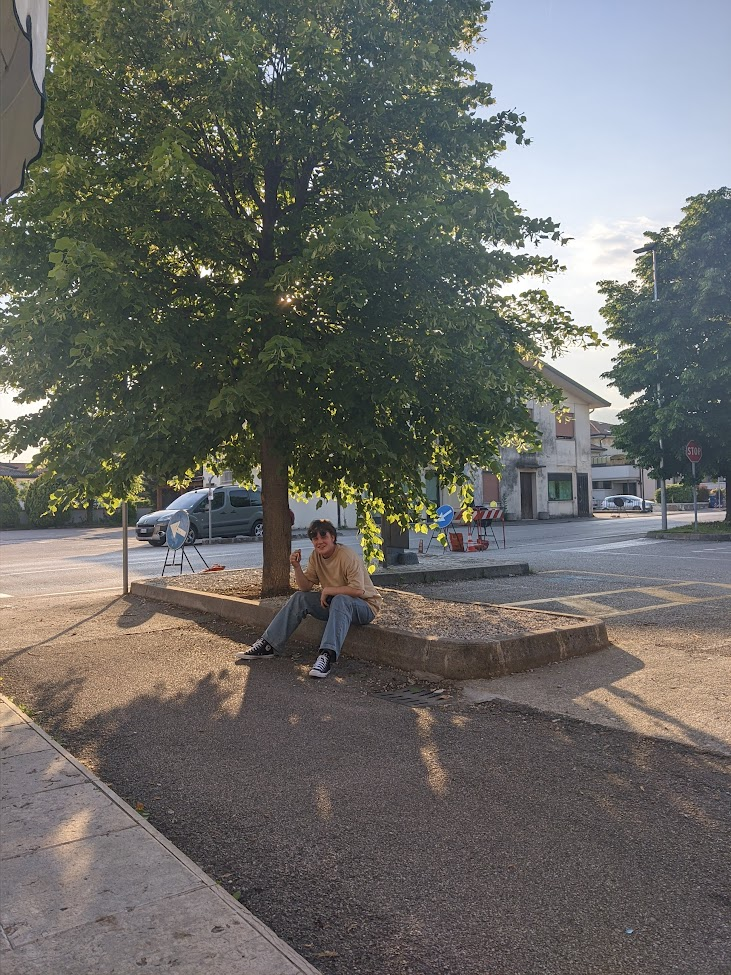
#> input picture img.jpg, 731 x 975 px
$ jupyter execute gradient_map.ipynb
#> lines starting #> are read from the running program, lines starting #| are printed output that depends on the picture
[cell 1]
import numpy as np
import cv2 as cv

def create_gradient_map(c1, c2):
    b = np.linspace(c1[0], c2[0], 256)
    g = np.linspace(c1[1], c2[1], 256)
    r = np.linspace(c1[2], c2[2], 256)
    grad_map = [(int(b[i]), int(g[i]), int(r[i])) for i in range(256)]
    return grad_map

def show_grad_map(gmap):
    cv.namedWindow('gradient map', cv.WINDOW_NORMAL)
    cv.resizeWindow('gradient map', 500, 500)
    l = len(gmap)
    to_show = np.zeros((2*l, 2*l, 3), dtype=np.uint8)
    for i, (b,g,r) in enumerate(gmap):
        cv.line(to_show, (0, 2*i), (2*l, 2*i), (int(b),int(g),int(r)), 2)
    cv.imshow('gradient map', to_show)

def create_grad_img(img, grad_map):
    _,_,img_v = cv.split(cv.cvtColor(img, cv.COLOR_BGR2HSV))
    grad_img = np.zeros_like(img)
    for i, (b,g,r) in enumerate(grad_map):
        grad_img[img_v==i] = [b,g,r]
    return grad_img

def blend_images(img1, img2, alpha=0.5):
    return cv.addWeighted(img2, alpha, img1, 1-alpha, 0)

[cell 2]
#create a video that swipes images from blend=1 to blend=0
PRE_TIME = 0.0 #seconds
TIME = 5.0 #seconds
POST_TIME = 1.0 #seconds
FPS = 60.0 #frames per second

BLEND_START = 0.8
BLEND_END = 0.0

B_COL = (255, 200, 0)  #bgr
W_COL = (255, 0, 255)  #bgr
img = cv.imread('img.jpg')
#> img is the input picture: shape (975, 731, 3); mean B, G, R 100.1, 104.2, 104.3

grad_map = create_gradient_map(B_COL, W_COL)
grad_img = create_grad_img(img, grad_map)
#> in create_grad_img, `_,_,img_v = cv.split(cv.cvtColor(img, cv.COLOR_BGR2HSV))`:
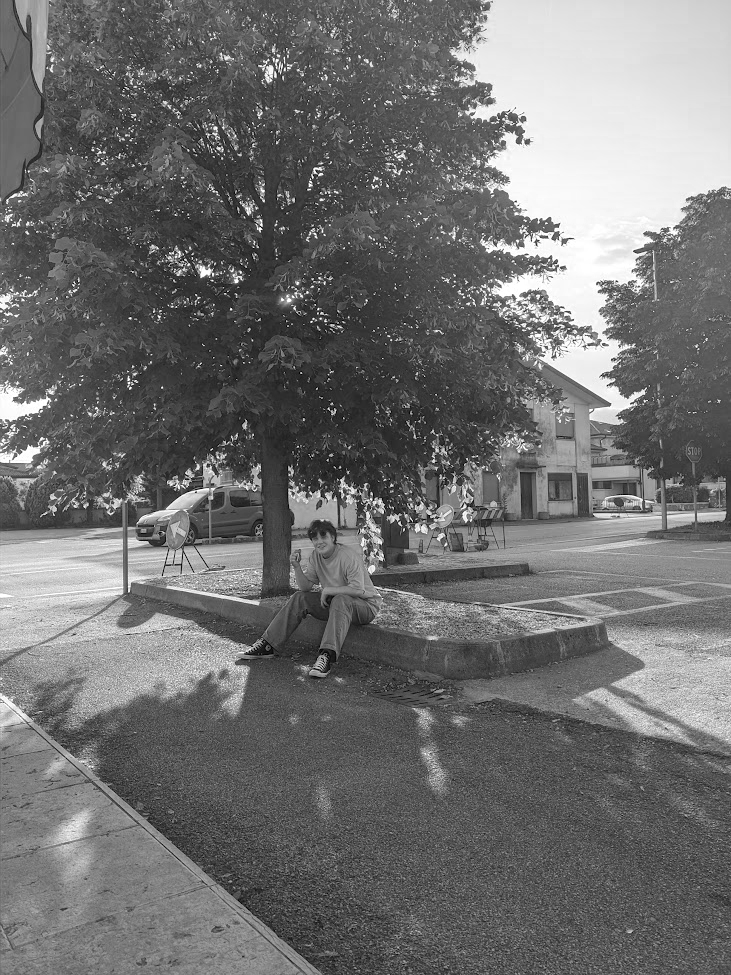
#> img_v: shape (975, 731); min 0, max 255, mean 112
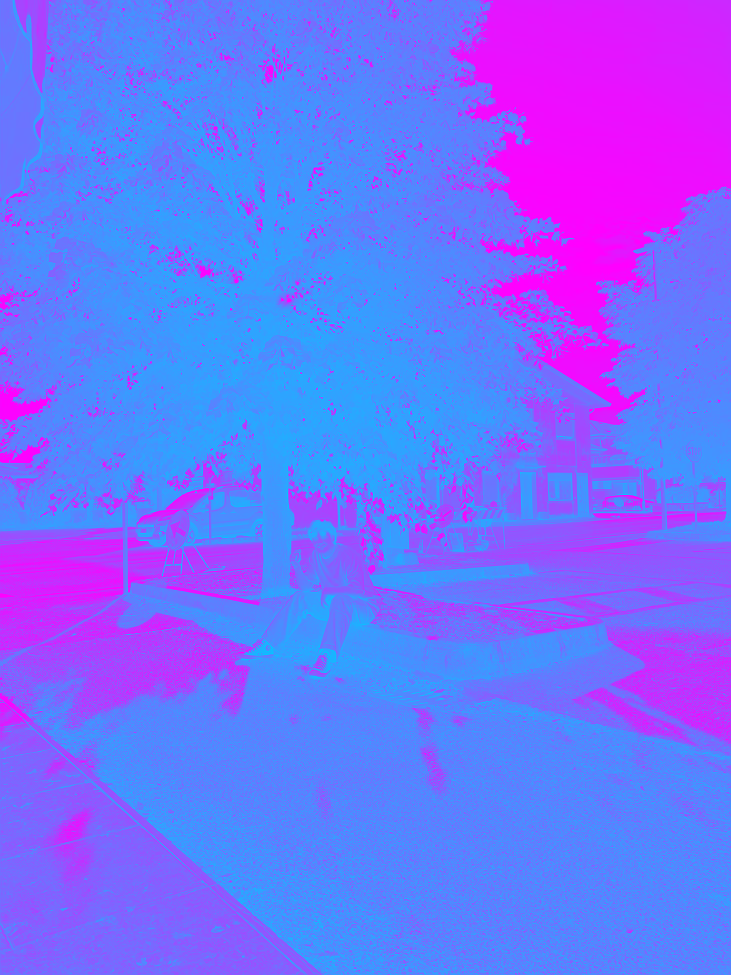
#> grad_img: shape (975, 731, 3); mean B, G, R 255, 111.6, 112

cv.namedWindow('video', cv.WINDOW_NORMAL)
cv.resizeWindow('video', 800, 800)

show_grad_map(grad_map)
#> in show_grad_map, `cv.imshow('gradient map', to_show)`:
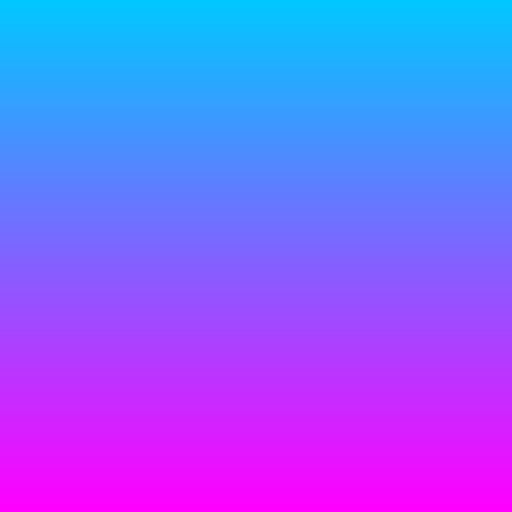
#> window 'gradient map': shape (512, 512, 3); mean B, G, R 255, 99.1, 128


#video
assert (PRE_TIME+TIME+POST_TIME)*FPS > len(grad_map), f'too short, TIM*FPS: {TIME*FPS}, len(grad_map): {len(grad_map)}'
tot_frames_single_color = int(int(TIME*FPS)/len(grad_map))
tot_frames = tot_frames_single_color*len(grad_map)
blends = np.linspace(BLEND_START, BLEND_END, tot_frames)
print(f'tot_frames: {tot_frames}')
#create video with maximum quality
video = cv.VideoWriter('demo.mp4', cv.VideoWriter_fourcc(*'XVID'), FPS, (img.shape[1], img.shape[0]))
#add pre frames
for i in range(int(PRE_TIME*FPS)):
    blend_image = blend_images(img, grad_img, blends[0])
    video.write(blend_image)
    cv.imshow('video', blend_image)
    cv.waitKey(10)
for i in range(tot_frames):
    blend_image = blend_images(img, grad_img, blends[i])
    #add frame to video
    video.write(blend_image)
    cv.imshow('video', blend_image)
    cv.waitKey(10)
#> this loop made 256 passes
#> pass 1, `blend_image = blend_images(img, grad_img, blends[i])`:
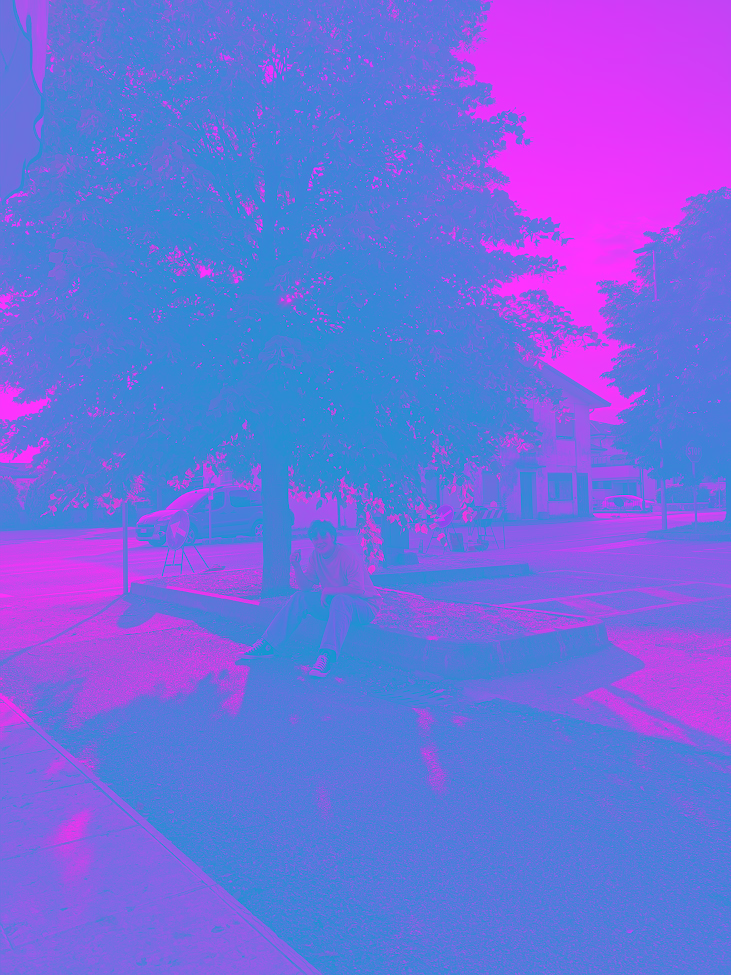
#> blend_image: shape (975, 731, 3); mean B, G, R 224, 110.2, 110.5
#add post frames
for i in range(int(POST_TIME*FPS)):
    blend_image = blend_images(img, grad_img, blends[-1])
    video.write(blend_image)
    cv.imshow('video', blend_image)
    cv.waitKey(10)
video.release()

cv.destroyAllWindows()
